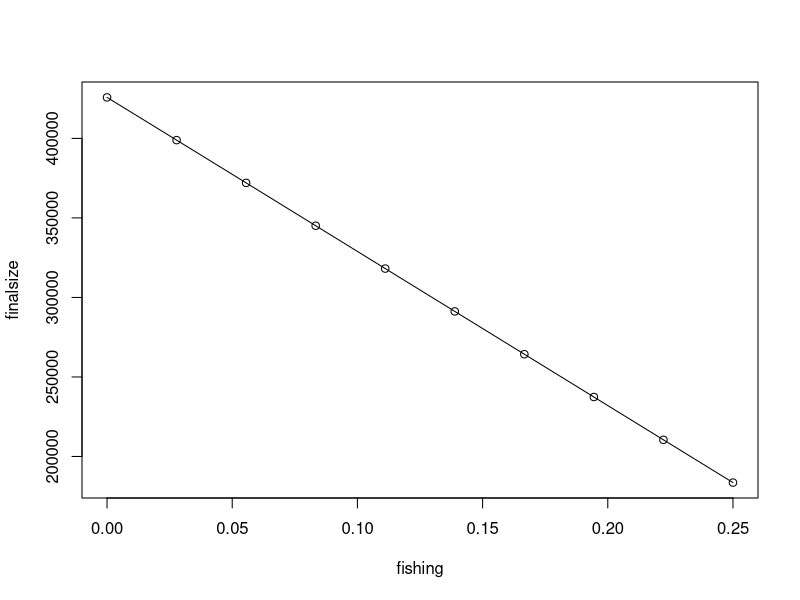

Write R code to recreate this figure.
rm(list=ls(all=TRUE)) #clears workspace

# Install these packages if you haven't already
# install.packages("Rtools")
# install.packages("deSolve")

# Load deSolve package
library(deSolve)

# Create an SEIC function
seic <- function(time, state, parameters) {
  
  with(as.list(c(state, parameters)), {
  
    dS <- (b-c*(S+E+I+C))*(S+E+I+C) - (mu+f)*S - beta*S*(I/(S+E+I+C)) 
    dE <- beta*S*(I/(S+E+I+C)) - (mu+f+gamma)*E
    dI <- gamma*E - (mu+f+alpha+rho)*I
    dC <- rho*I - (mu+f)*C
    
    return(list(c(dS, dE, dI, dC)))
  })
}

## Set parameters and time frame
init       <- c(S= 1000000, E = 100, I = 0, C = 0)
fishing <- seq(0,0.25,length=10)
times      <- seq(0, 50, by = 0.5)

finalsize <- numeric(length(fishing)) # a vector to hold the solutions

for(i in seq_along(fishing)){
  parameters <- c(gamma = 91.25, rho = 30, beta = 45, b = 0.6, mu = 0.15, c = 1.05e-06,alpha = 2,f = fishing[i])
  out <- as.data.frame(
    out <- ode(
      y = init, 
      times = times, 
      func = seic, 
      parms = parameters
      )
    )
  finalsize[i] <- tail(out$S+out$E+out$I+out$C,1)
}

plot(fishing,finalsize,type='o')
